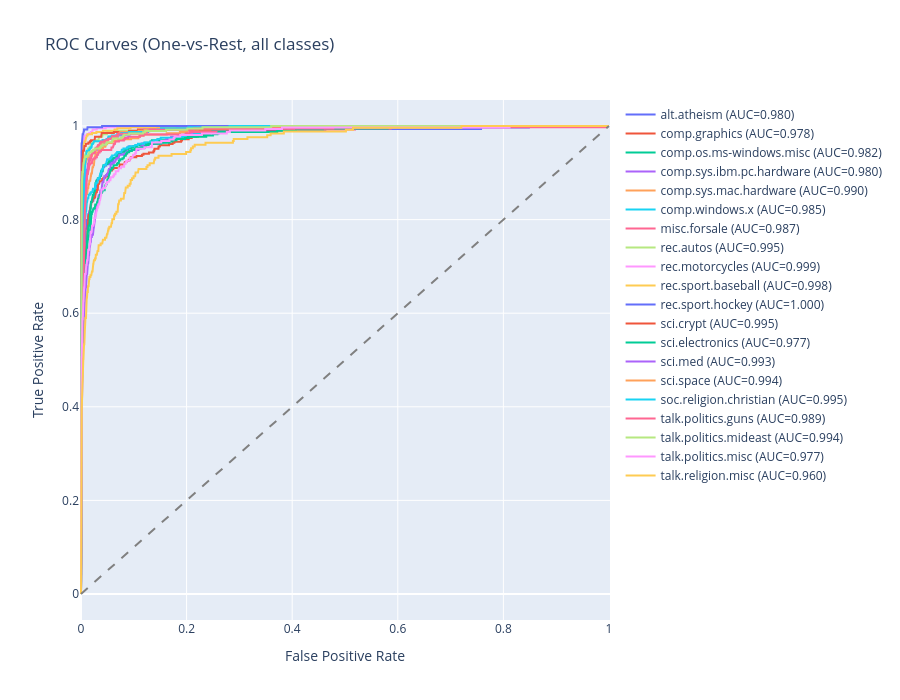

Write notebook code for a chart like this one.
### Markdown cell above
### 10. ROC & AUC

### Code cell
ovr_auc = {}
for i, name in enumerate(class_names):
    y_true_bin  = (test_y == i).astype(int)
    y_score_bin = y_score[:, i]
    ovr_auc[name] = roc_auc_score(y_true_bin, y_score_bin)

for name, auc in ovr_auc.items():
    print(f"{name}: {auc:.4f}")

pos_class_name = 'rec.motorcycles'
pos_idx = class_names.index(pos_class_name)

y_true_bin  = (test_y == pos_idx).astype(int)
y_score_bin = y_score[:, pos_idx]

auc_bin = roc_auc_score(y_true_bin, y_score_bin)
fpr, tpr, _ = roc_curve(y_true_bin, y_score_bin)
print(f"Binary ROC-AUC (OvR: {pos_class_name}): {auc_bin:.4f}")

fig = go.Figure()

for i, name in enumerate(class_names):
    y_true_bin  = (test_y == i).astype(int)
    y_score_bin = y_score[:, i]

    fpr, tpr, _ = roc_curve(y_true_bin, y_score_bin)
    auc_bin = roc_auc_score(y_true_bin, y_score_bin)

    fig.add_scatter(x=fpr, y=tpr, mode='lines', name=f'{name} (AUC={auc_bin:.3f})')

# Línea diagonal = clasificador aleatorio
fig.add_shape(type='line', x0=0, x1=1, y0=0, y1=1,
              line=dict(dash='dash', color='gray'))

fig.update_layout(title="ROC Curves (One-vs-Rest, all classes)",
                  xaxis_title="False Positive Rate",
                  yaxis_title="True Positive Rate",
                  width=900, height=700)
fig.show()
